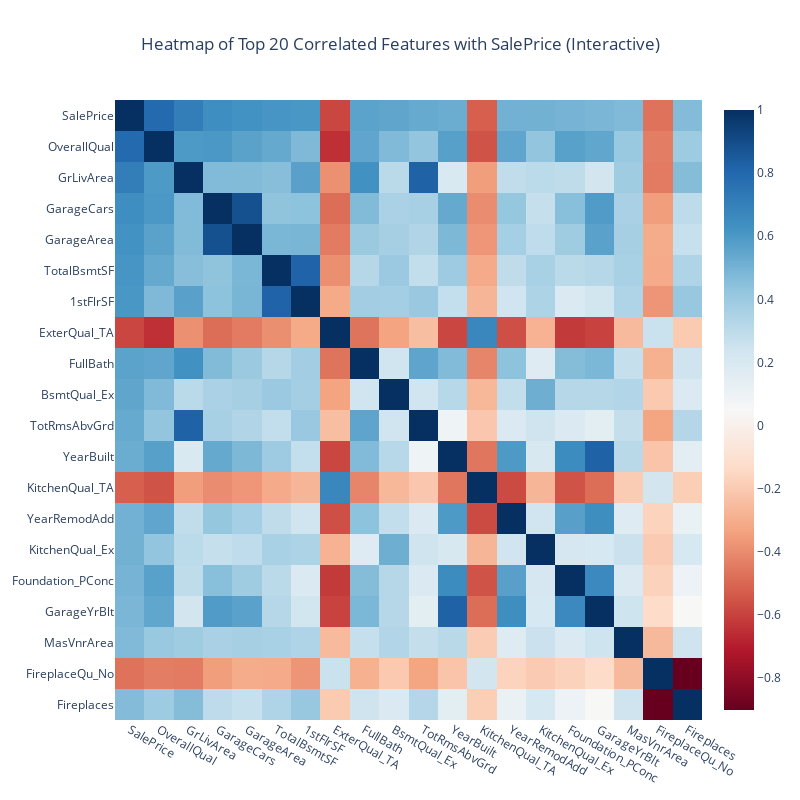

Here is the notebook cell this chart was saved with:
### Code cell
#heatmap with respect to top 20 correlated features
# Calculate the correlation matrix with respect to SalePrice
corr_matrix = df.corr()
# Select the top 20 correlated features with respect to SalePrice
top_corr_features = corr_matrix['SalePrice'].abs().nlargest(20).index
# Create a heatmap of the top 20 correlated features and show top triangle
# Mask the upper triangle of the heatmap
mask = np.triu(np.ones_like(df[top_corr_features].corr(), dtype=bool))
# Set up the matplotlib figure
plt.figure(figsize=(12, 10))
# Draw the heatmap with the mask and correct aspect ratio
sns.heatmap(df[top_corr_features].corr(), mask=mask, cmap='coolwarm', annot=True, fmt=".2f", square=True, cbar_kws={"shrink": .8})
plt.title('Heatmap of Top 20 Correlated Features with SalePrice', fontsize=16)
plt.tight_layout()
plt.show()
# Create a Plotly version of the heatmap
fig = px.imshow(df[top_corr_features].corr(), color_continuous_scale='RdBu', aspect='auto',
                  title='Heatmap of Top 20 Correlated Features with SalePrice (Interactive)')
fig.update_layout(
    width=800,
    height=800,
    title_x=0.5
)
fig.show()

### Figure 1 — Plotly figure (JSON) as saved in the notebook; plotly's stock layout.template omitted (floating-point values rounded to 4 significant figures; data arrays with more than 128 entries replaced by an {"elided": "..."} marker saying what was removed)
{"data": [{"coloraxis": "coloraxis", "hovertemplate": "x: %{x}<br>y: %{y}<br>color: %{z}<extra></extra>", "name": "0", "type": "heatmap", "x": ["SalePrice", "OverallQual", "GrLivArea", "GarageCars", "GarageArea", "TotalBsmtSF", "1stFlrSF", "ExterQual_TA", "FullBath", "BsmtQual_Ex", "TotRmsAbvGrd", "YearBuilt", "KitchenQual_TA", "YearRemodAdd", "KitchenQual_Ex", "Foundation_PConc", "GarageYrBlt", "MasVnrArea", "FireplaceQu_No", "Fireplaces"], "xaxis": "x", "y": ["SalePrice", "OverallQual", "GrLivArea", "GarageCars", "GarageArea", "TotalBsmtSF", "1stFlrSF", "ExterQual_TA", "FullBath", "BsmtQual_Ex", "TotRmsAbvGrd", "YearBuilt", "KitchenQual_TA", "YearRemodAdd", "KitchenQual_Ex", "Foundation_PConc", "GarageYrBlt", "MasVnrArea", "FireplaceQu_No", "Fireplaces"], "yaxis": "y", "z": {"elided": "20x20 float values"}}], "layout": {"coloraxis": {"colorscale": [[0, "rgb(103,0,31)"], [0.1, "rgb(178,24,43)"], [0.2, "rgb(214,96,77)"], [0.3, "rgb(244,165,130)"], [0.4, "rgb(253,219,199)"], [0.5, "rgb(247,247,247)"], [0.6, "rgb(209,229,240)"], [0.7, "rgb(146,197,222)"], [0.8, "rgb(67,147,195)"], [0.9, "rgb(33,102,172)"], [1, "rgb(5,48,97)"]]}, "height": 800, "title": {"text": "Heatmap of Top 20 Correlated Features with SalePrice (Interactive)", "x": 0.5}, "width": 800, "xaxis": {"anchor": "y", "domain": [0, 1]}, "yaxis": {"anchor": "x", "autorange": "reversed", "domain": [0, 1]}}}
